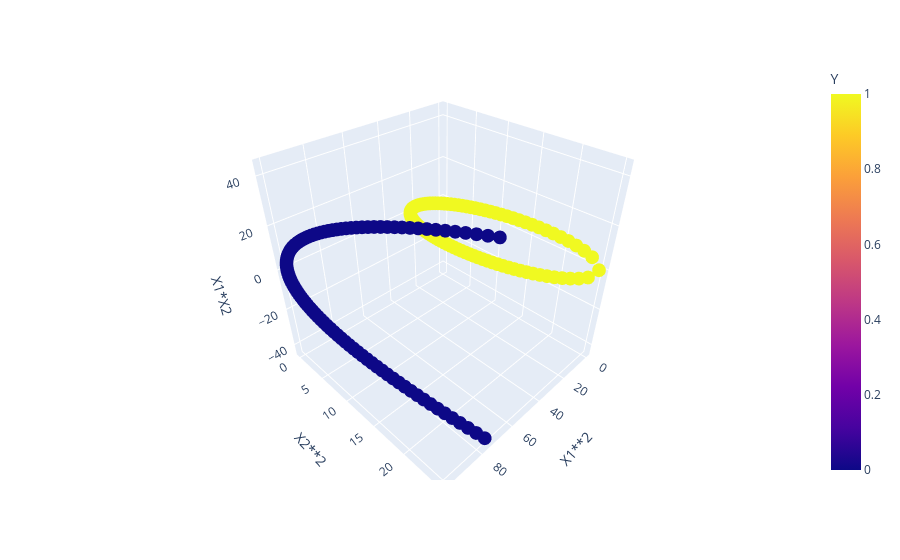

Notebook code for this chart:
### Code cell
px.scatter_3d(df1,x="X1**2",y="X2**2",z="X1*X2",color="Y")

### Figure 1 — Plotly figure (JSON) as saved in the notebook; plotly's stock layout.template omitted (floating-point values rounded to 4 significant figures; data arrays with more than 128 entries replaced by an {"elided": "..."} marker saying what was removed)
{"data": [{"hovertemplate": "X1**2=%{x}<br>X2**2=%{y}<br>X1*X2=%{z}<br>Y=%{marker.color}<extra></extra>", "legendgroup": "", "marker": {"color": {"elided": "400 int values"}, "coloraxis": "coloraxis", "symbol": "circle"}, "mode": "markers", "name": "", "scene": "scene", "showlegend": false, "type": "scatter3d", "x": {"elided": "400 float values"}, "y": {"elided": "400 float values"}, "z": {"elided": "400 float values"}}], "layout": {"coloraxis": {"colorbar": {"title": {"text": "Y"}}, "colorscale": [[0, "#0d0887"], [0.1111, "#46039f"], [0.2222, "#7201a8"], [0.3333, "#9c179e"], [0.4444, "#bd3786"], [0.5556, "#d8576b"], [0.6667, "#ed7953"], [0.7778, "#fb9f3a"], [0.8889, "#fdca26"], [1, "#f0f921"]]}, "legend": {"tracegroupgap": 0}, "margin": {"t": 60}, "scene": {"domain": {"x": [0, 1], "y": [0, 1]}, "xaxis": {"title": {"text": "X1**2"}}, "yaxis": {"title": {"text": "X2**2"}}, "zaxis": {"title": {"text": "X1*X2"}}}}}
